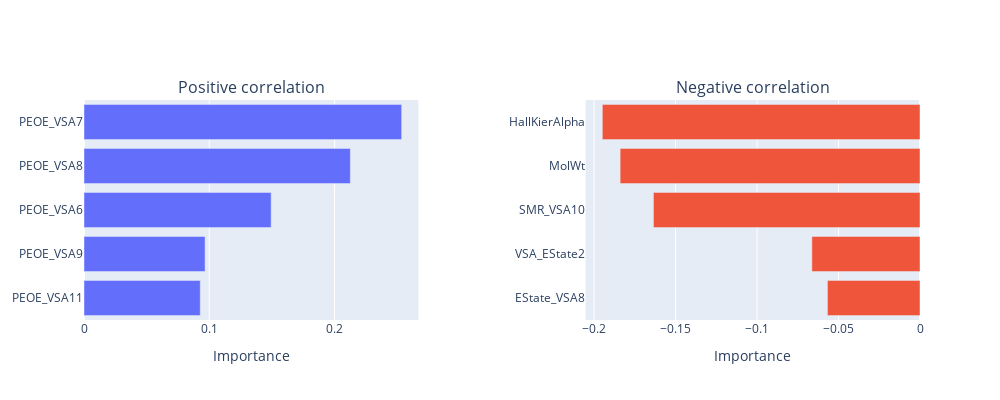

Write notebook code for a chart like this one.
### Code cell
fig = make_subplots(rows=1, cols=2,horizontal_spacing=0.2, subplot_titles =['Positive correlation','Negative correlation'])

fig.add_trace(
    go.Bar(x=feature_plus['Importance'], y=feature_plus['Feature'], orientation='h'),
    row=1, col=1
)
fig.update_xaxes(title='Importance',row=1,col=1)
fig.update_yaxes(categoryorder = 'total ascending', row=1,col=1)

fig.add_trace(
    go.Bar(x=feature_down['Importance'], y=feature_down['Feature'], orientation='h'),
    row=1, col=2
)
fig.update_xaxes(title='Importance',row=1,col=2)
fig.update_yaxes(categoryorder = 'total descending', row=1,col=2)

fig.update_layout(height=400, width=1000)
fig.update_layout(showlegend=False)
fig.show()

### Figure 1 — Plotly figure (JSON) as saved in the notebook; plotly's stock layout.template omitted (floating-point values rounded to 4 significant figures)
{"data": [{"orientation": "h", "type": "bar", "x": [0.2536, 0.2126, 0.1494, 0.09665, 0.09279], "xaxis": "x", "y": ["PEOE_VSA7", "PEOE_VSA8", "PEOE_VSA6", "PEOE_VSA9", "PEOE_VSA11"], "yaxis": "y"}, {"orientation": "h", "type": "bar", "x": [-0.1949, -0.184, -0.1636, -0.06635, -0.0568], "xaxis": "x2", "y": ["HallKierAlpha", "MolWt", "SMR_VSA10", "VSA_EState2", "EState_VSA8"], "yaxis": "y2"}], "layout": {"annotations": [{"font": {"size": 16}, "showarrow": false, "text": "Positive correlation", "x": 0.2, "xanchor": "center", "xref": "paper", "y": 1, "yanchor": "bottom", "yref": "paper"}, {"font": {"size": 16}, "showarrow": false, "text": "Negative correlation", "x": 0.8, "xanchor": "center", "xref": "paper", "y": 1, "yanchor": "bottom", "yref": "paper"}], "height": 400, "showlegend": false, "width": 1000, "xaxis": {"anchor": "y", "domain": [0, 0.4], "title": {"text": "Importance"}}, "xaxis2": {"anchor": "y2", "domain": [0.6, 1], "title": {"text": "Importance"}}, "yaxis": {"anchor": "x", "categoryorder": "total ascending", "domain": [0, 1]}, "yaxis2": {"anchor": "x2", "categoryorder": "total descending", "domain": [0, 1]}}}
